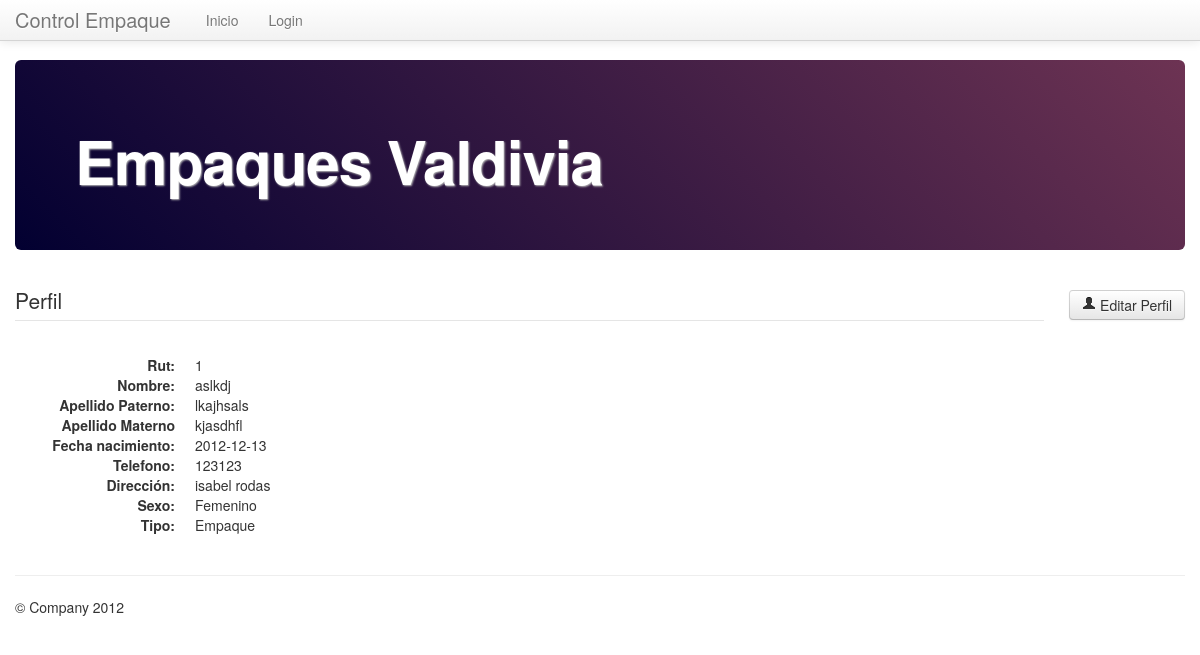
The page /perfil.php?rut=1 on the database its author committed.
### tables this page shows
CREATE TABLE IF NOT EXISTS `usuario` (
  `us_Rut` varchar(10) NOT NULL,
  `us_Nombre` varchar(30) DEFAULT NULL,
  `us_Apellido_Pat` varchar(20) DEFAULT NULL,
  `us_Apellido_Mat` varchar(20) DEFAULT NULL,
  `us_Fecha_Nac` date DEFAULT NULL,
  `us_Telefono` int(11) DEFAULT NULL,
  `us_Direccion` text,
  `us_Sexo` tinyint(1) DEFAULT NULL,
  `us_Tipo` tinyint(1) DEFAULT NULL,
  `us_Clave` varchar(12) DEFAULT NULL,
  PRIMARY KEY (`us_Rut`)
);

### perfil.php (the view, shortened to what this page needs)
<?php
require 'funciones/conectar.php';
$rut=$_GET['rut'];
$consulta_usuario = mysql_query("SELECT `us_Rut`, `us_Nombre`, `us_Apellido_Pat`, `us_Apellido_Mat`, `us_Fecha_Nac`, `us_Telefono`, `us_Direccion`, `us_Sexo`, `us_Tipo` FROM `usuario` WHERE us_Rut='".$rut."'",$con);
$respuesta_usuario=mysql_fetch_array($consulta_usuario);
?>
<!DOCTYPE html>
<html lang="en">
<head>
	<link href="css/bootstrap.css" rel="stylesheet">
	<link href="css/bootstrap-responsive.css" rel="stylesheet">
</head>
<body>
	<div class="navbar navbar-fixed-top">
		<div class="navbar-inner">
			<div class="container">
				<a class="brand" href="index.php">Control Empaque</a>
				<div class="nav-collapse">
					<ul class="nav">
						<li ><a href="index.php">Inicio</a></li>
						<?php if((!isset($_SESSION['adm_rut'])) && (!isset($_SESSION['us_rut']))): ?>
						<li><a href="login.php">Login</a></li>
						<?php endif; ?>
					</ul>
				</div>
			</div>
		</div>
	</div>
	<div class="container">
		<div class="hero-unit">
			<h1>Empaques Valdivia</h1>
		</div>
		<div class="row">
			<div class="span12">
				<ul class="btn-toolbar pull-right">
					<li class="btn-group">
						<a class="btn" href="editar_usuario.php?rut=<?php echo $respuesta_usuario["us_Rut"]; ?>">
							<i class="icon-user"></i> Editar Perfil</a>
					</li>
				</ul>
				<fieldset id="users-profile-core">
					<legend> Perfil	</legend>
					<dl class="dl-horizontal">
						<dt>Rut:</dt><dd> <?php echo $respuesta_usuario['us_Rut'] ?></dd>
						<dt>Nombre:</dt><dd><?php echo $respuesta_usuario['us_Nombre'] ?></dd>
						<dt>Apellido Paterno:</dt><dd><?php echo $respuesta_usuario['us_Apellido_Pat'] ?></dd>
						<dt>Apellido Materno</dt><dd><?php echo $respuesta_usuario['us_Apellido_Mat'] ?></dd>
						<dt>Fecha nacimiento:</dt><dd><?php echo $respuesta_usuario['us_Fecha_Nac'] ?></dd>
						<dt>Telefono:</dt><dd><?php echo $respuesta_usuario['us_Telefono'] ?></dd>
						<dt>Dirección:</dt><dd><?php echo $respuesta_usuario['us_Direccion'] ?></dd>
						<dt>Sexo:</dt><dd><?php
							if($respuesta_usuario['us_Sexo']==0):
								echo "Masculino";
							else:
								echo "Femenino";
							endif;
						?></dd>
						<dt>Tipo:</dt><dd><?php
							if($respuesta_usuario['us_Tipo']=='0'):
								echo "Empaque";
							else:
								echo "Supervisor";
							endif;
						?></dd>
					</dl>
				</fieldset>
			</div>
		</div>
	  	<hr>
		<footer>
			<p>&copy; Company 2012</p>
		</footer>
	</div>
</body>
</html>

### perfil.php (style rules this page uses)
body { padding-top: 60px; padding-bottom: 40px; }

### rows shown on the page
usuario: us_Rut "1", us_Nombre "aslkdj", us_Apellido_Pat "lkajhsals", us_Apellido_Mat "kjasdhfl", us_Fecha_Nac "2012-12-13", us_Telefono "123123", us_Direccion "isabel rodas"
